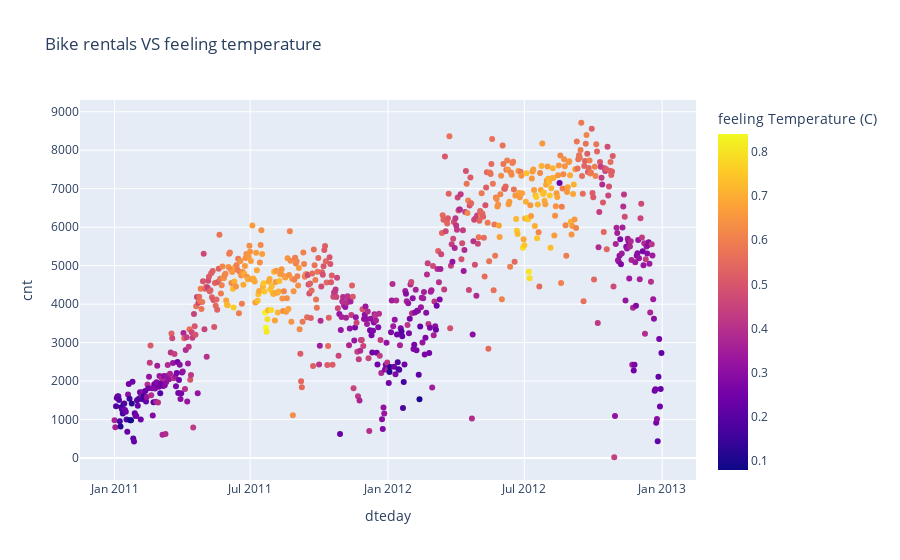
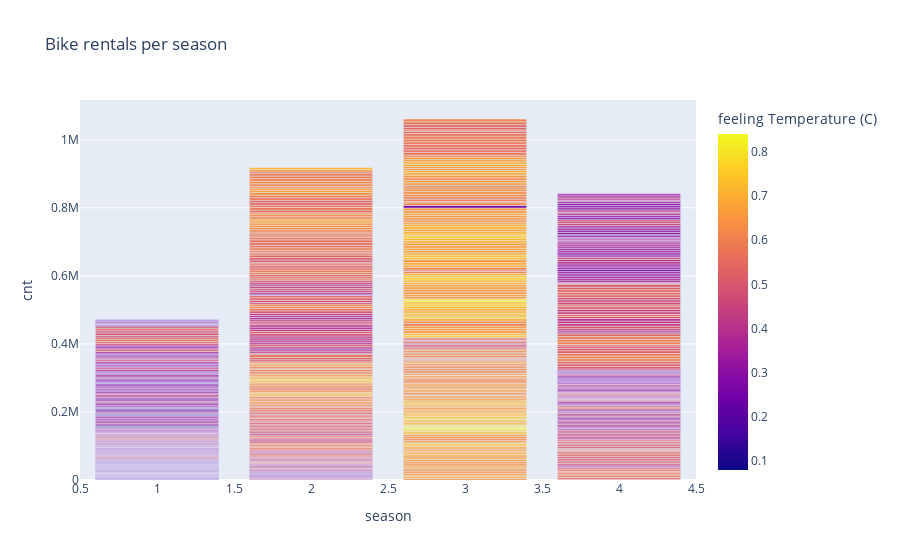

Notebook source saved alongside these figures, in order:
### Markdown cell above
## Exploratory data analysis

8.  Recreate the following visualization, and interpret it in context of the data. **Hint:** You will need to use one of the variables you created above. The temperature plotted is the feeling temperature. To get a nice title on the color bar I used:

        fig.update_layout(coloraxis_colorbar_title='Feeling Temperature (C)')

![Bike Rental](images/BikeRentalTemp.jpg)

9.  Create a visualization displaying the relationship between bike rentals and season. Interpret the plot in context of the data.

### Code cell
# Visualization - recreate the graph
fig = px.scatter(DF_raw,
                 x='dteday',
                 y='cnt',
                 color= 'atemp',
                 title='Bike rentals VS feeling temperature')
fig.update_layout(coloraxis_colorbar_title= 'feeling Temperature (C)')
fig.show()

fig=px.bar(DF_raw,
           x= 'season',
           y='cnt',
           color='atemp',
           title='Bike rentals per season')
fig.update_layout(coloraxis_colorbar_title= 'feeling Temperature (C)')
fig.show()

### Figure 1 — Plotly figure (JSON) as saved in the notebook; plotly's stock layout.template omitted (floating-point values rounded to 4 significant figures; data arrays with more than 128 entries replaced by an {"elided": "..."} marker saying what was removed)
{"data": [{"hovertemplate": "dteday=%{x}<br>cnt=%{y}<br>atemp=%{marker.color}<extra></extra>", "legendgroup": "", "marker": {"color": {"elided": "731 float values"}, "coloraxis": "coloraxis", "symbol": "circle"}, "mode": "markers", "name": "", "orientation": "v", "showlegend": false, "type": "scatter", "x": {"elided": "731 str values"}, "xaxis": "x", "y": {"elided": "731 int values"}, "yaxis": "y"}], "layout": {"autosize": true, "coloraxis": {"colorbar": {"title": {"text": "feeling Temperature (C)"}}, "colorscale": [[0, "#0d0887"], [0.1111, "#46039f"], [0.2222, "#7201a8"], [0.3333, "#9c179e"], [0.4444, "#bd3786"], [0.5556, "#d8576b"], [0.6667, "#ed7953"], [0.7778, "#fb9f3a"], [0.8889, "#fdca26"], [1, "#f0f921"]]}, "legend": {"tracegroupgap": 0}, "title": {"text": "Bike rentals VS feeling temperature"}, "xaxis": {"anchor": "y", "autorange": true, "domain": [0, 1], "range": ["2010-11-15 14:15:18.1766", "2013-02-15 09:44:41.8234"], "title": {"text": "dteday"}, "type": "date"}, "yaxis": {"anchor": "x", "autorange": true, "domain": [0, 1], "range": [-695.3, 9431.0], "title": {"text": "cnt"}, "type": "linear"}}}

### Figure 2 — Plotly figure (JSON) as saved in the notebook; plotly's stock layout.template omitted (floating-point values rounded to 4 significant figures; data arrays with more than 128 entries replaced by an {"elided": "..."} marker saying what was removed)
{"data": [{"alignmentgroup": "True", "hovertemplate": "season=%{x}<br>cnt=%{y}<br>atemp=%{marker.color}<extra></extra>", "legendgroup": "", "marker": {"color": {"elided": "731 float values"}, "coloraxis": "coloraxis", "pattern": {"shape": ""}}, "name": "", "offsetgroup": "", "orientation": "v", "showlegend": false, "textposition": "auto", "type": "bar", "x": {"elided": "731 int values"}, "xaxis": "x", "y": {"elided": "731 int values"}, "yaxis": "y"}], "layout": {"autosize": true, "barmode": "relative", "coloraxis": {"colorbar": {"title": {"text": "feeling Temperature (C)"}}, "colorscale": [[0, "#0d0887"], [0.1111, "#46039f"], [0.2222, "#7201a8"], [0.3333, "#9c179e"], [0.4444, "#bd3786"], [0.5556, "#d8576b"], [0.6667, "#ed7953"], [0.7778, "#fb9f3a"], [0.8889, "#fdca26"], [1, "#f0f921"]]}, "legend": {"tracegroupgap": 0}, "title": {"text": "Bike rentals per season"}, "xaxis": {"anchor": "y", "autorange": true, "domain": [0, 1], "range": [0.5, 4.5], "title": {"text": "season"}, "type": "linear"}, "yaxis": {"anchor": "x", "autorange": true, "domain": [0, 1], "range": [0, 1117000.0], "title": {"text": "cnt"}, "type": "linear"}}}
